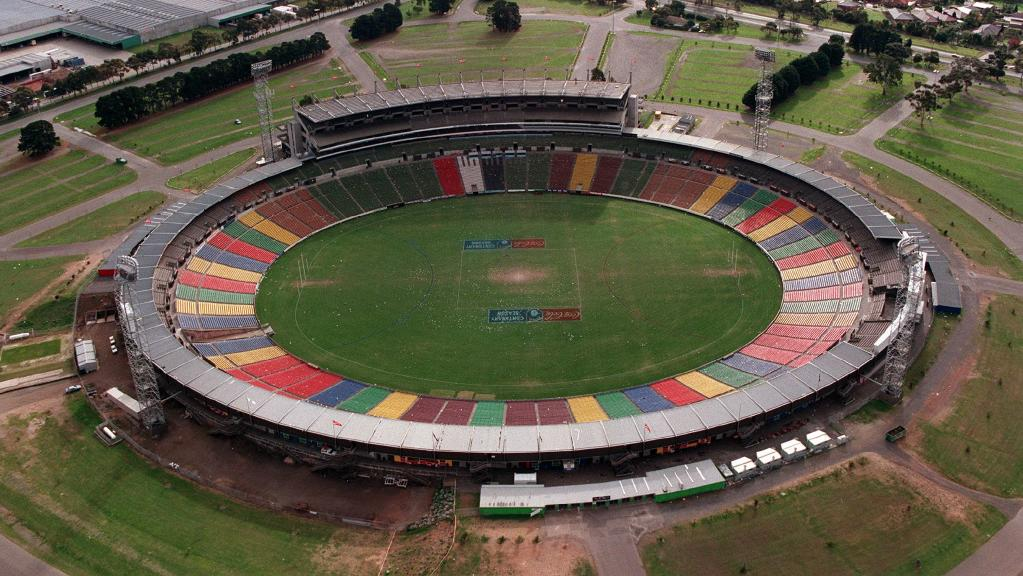
#> input picture .claude/review/waverley_park/source/ref.jpg, 1023 x 576 px, given in place of sat_far.png, which was not available
$ python py_landuse.py out.png
#> lines starting #> are read from the running program, lines starting #| are printed output that depends on the picture; after the words box and inside, x2 and y2 are one past the last pixel; in counts of white or black regions, pixels touching at a corner belong together
"""Land-use mask traced from the 60 km reference aerial (data/gmhba/sat_far.png, 30 m/px, never on a model):
0 farm, 1 urban, 2 forest, 3 water. Saves data/gmhba/landuse.npy (2000x2000, row 0 = north) and a preview."""
import os, sys, numpy as np
from PIL import Image, ImageFilter
H = os.path.dirname(os.path.abspath(__file__)); D = os.path.join(H, 'data', 'gmhba')
a = np.asarray(Image.open(os.path.join(D, 'sat_far.png'))).astype(np.float32)
L = a.mean(2); S = a.max(2) - a.min(2)
#> after `S = a.max(2) - a.min(2)`:
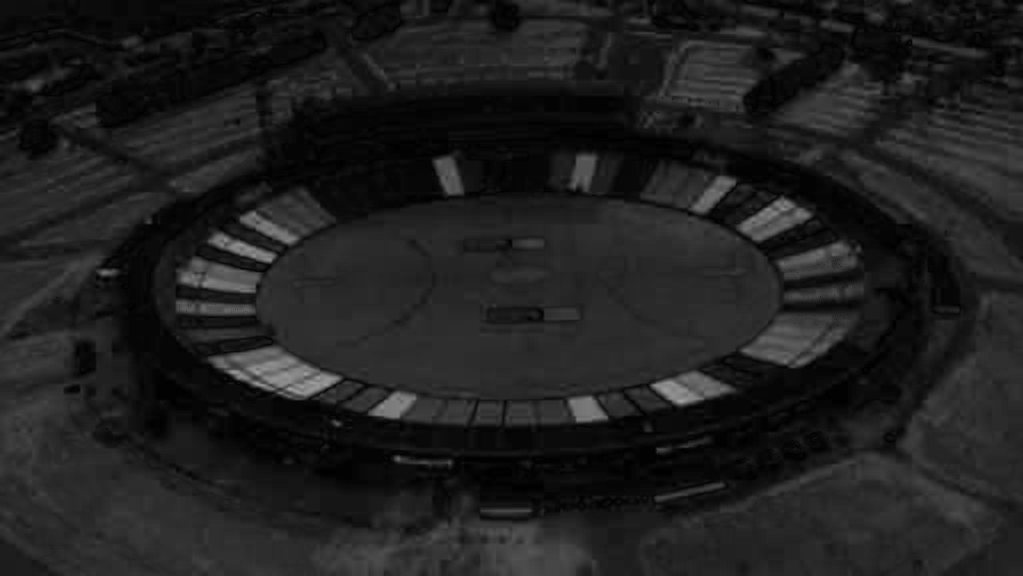
#> S: shape (576, 1023) float32; min 0, max 161, mean 31.2
def box(x, r):
#> called with r = 2
    k = 2 * r + 1; p = np.pad(x.astype(np.float64), r, mode='edge'); c = p.cumsum(0).cumsum(1); c = np.pad(c, ((1, 0), (1, 0)))
#> after `c = p.cumsum(0).cumsum(1)`:
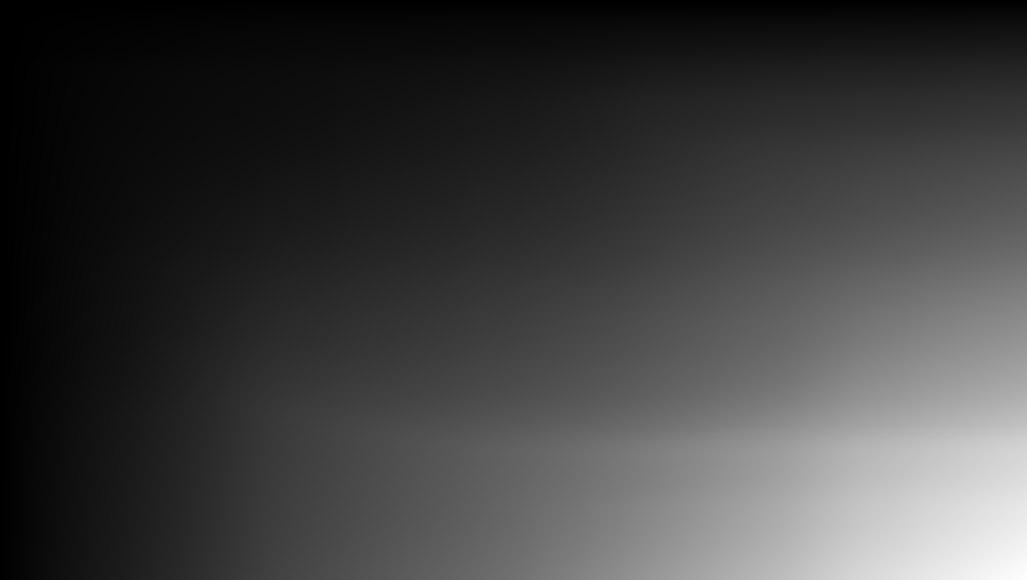
#> c: shape (580, 1027) float64; min 23409, max 5.63e+09, mean 1.4e+09; drawn with min black and max white
    return (c[k:, k:] - c[:-k, k:] - c[k:, :-k] + c[:-k, :-k]) / (k * k)
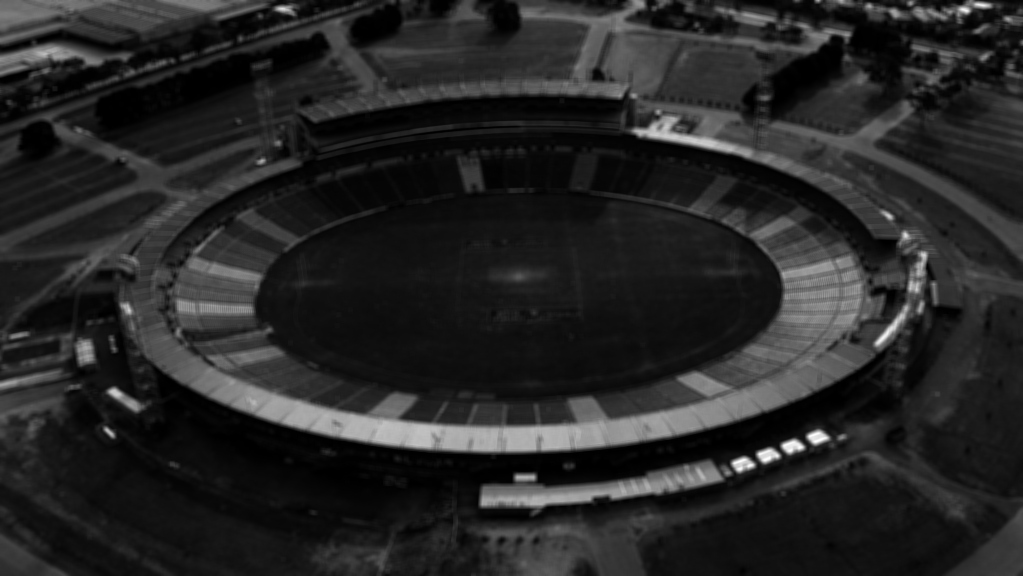
#> returned value: shape (576, 1023) float64; min 14.38, max 61884.4, mean 9450.6; drawn with min black and max white
sd = np.sqrt(np.maximum(box(L * L, 2) - box(L, 2) ** 2, 0))
#> call 2 of box, with r = 2
#> in box (call 2), `k = 2 * r + 1`: k = 5
#> in box (call 2), `p = np.pad(x.astype(np.float64), r, mode='edge')`:
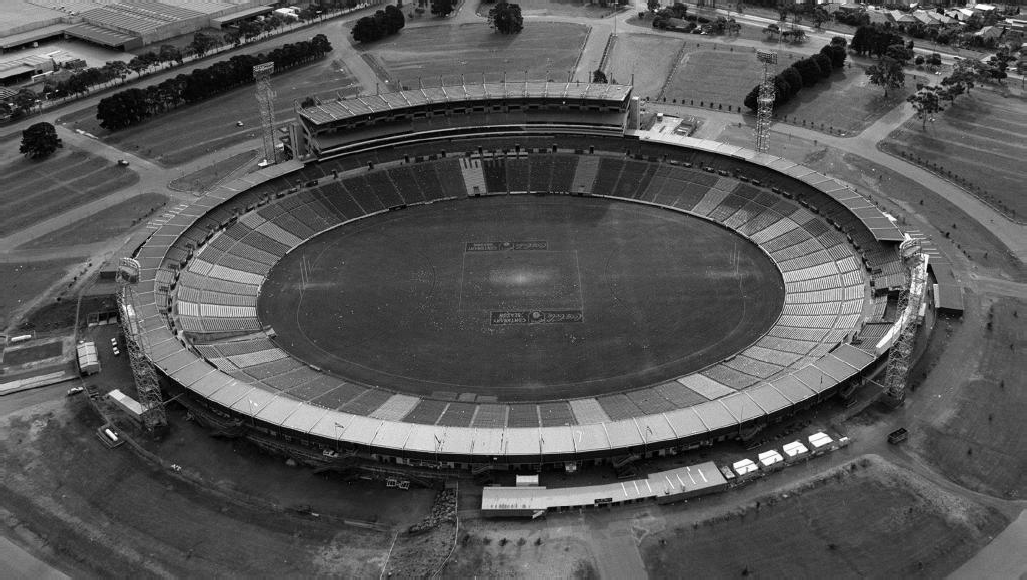
#> p: shape (580, 1027) float64; min 0, max 254.7, mean 86.4
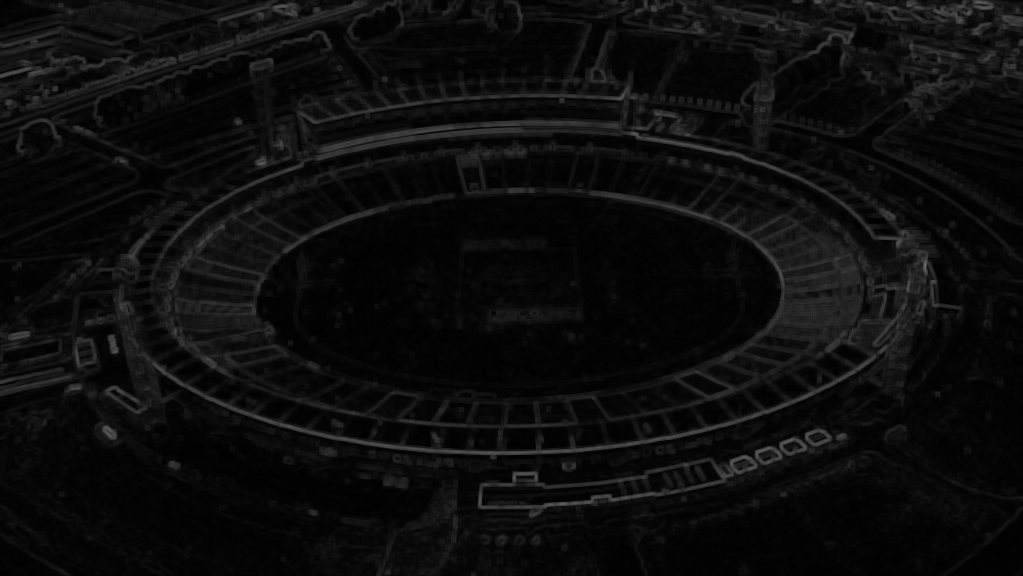
#> sd: shape (576, 1023) float64; min 0.353, max 105.7, mean 13.1
water = (a[..., 2] > a[..., 0] + 4) & (L < 90) & (sd < 8)
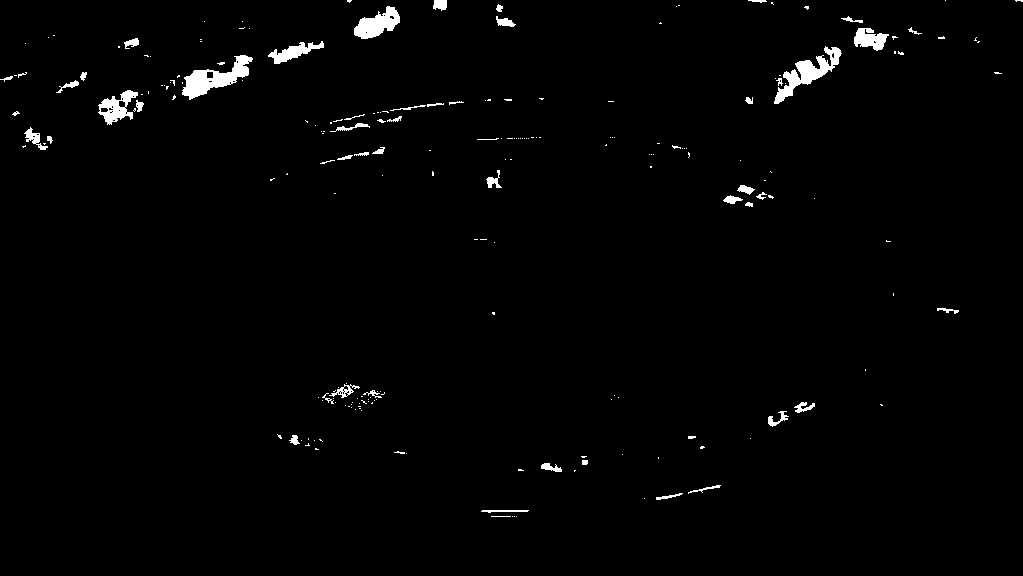
#> water: shape (576, 1023) bool; 1.4% white; 216 white regions (164 under 20 px), largest, box (x1, y1, x2, y2) and area: (182, 55, 253, 100) 1256, (774, 46, 842, 104) 1181, (354, 6, 400, 39) 838
forest = (L < 62) & (a[..., 1] >= a[..., 0] - 2) & ~water
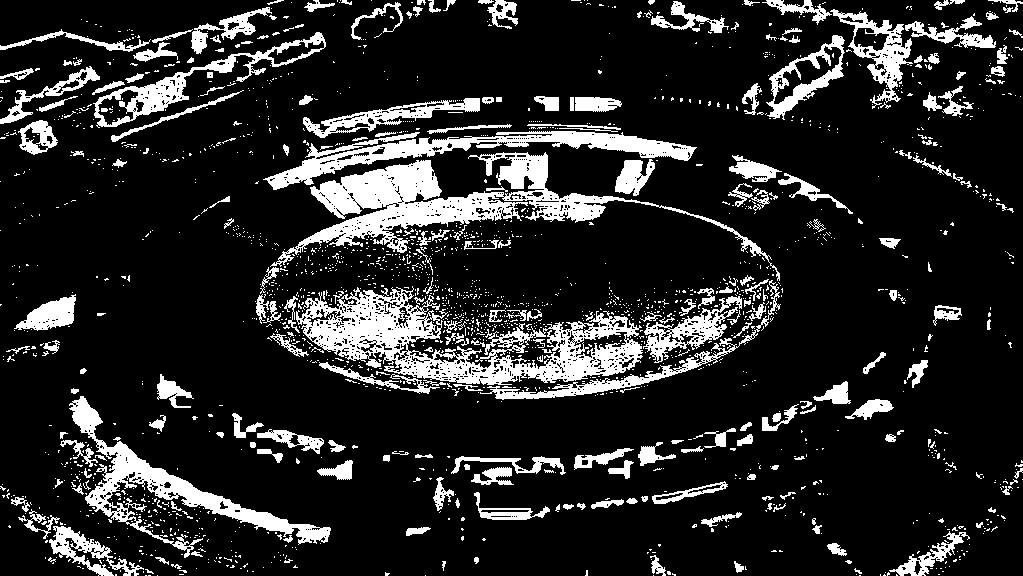
#> forest: shape (576, 1023) bool; 15.6% white; 2030 white regions (1783 under 20 px), largest, box (x1, y1, x2, y2) and area: (296, 286, 643, 385) 12946, (270, 152, 780, 281) 12927, (69, 396, 331, 558) 6384
#> (the run stopped early here; a loop or call above may not have finished)

$ run again, on .claude/review/waverley_park/source/sat_esri.jpg
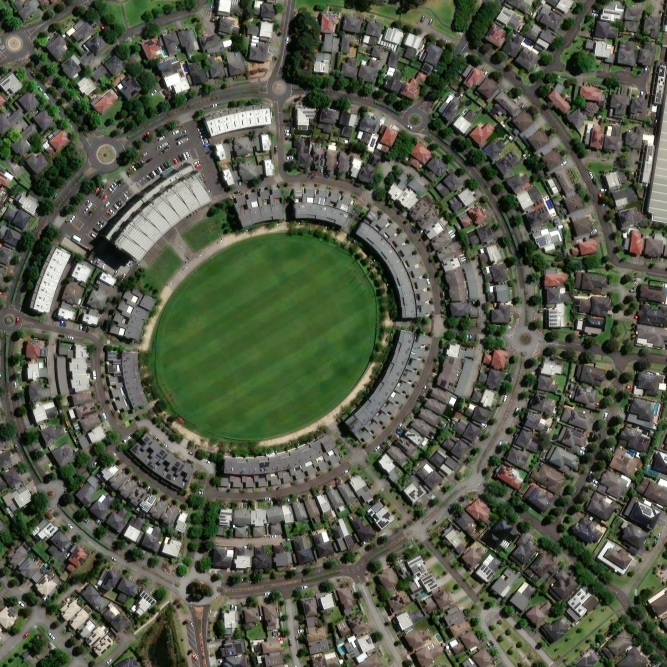
#> input picture .claude/review/waverley_park/source/sat_esri.jpg, 2000 x 2000 px, given in place of sat_far.png, which was not available (shown at 1/3 size)
#> c: shape (2005, 2005) float64
#> c: shape (2004, 2004) float64
#> c: shape (2005, 2005) float64
#> `water = (a[..., 2] > a[..., 0] + 4) & (L < 90) & (sd < 8)`:
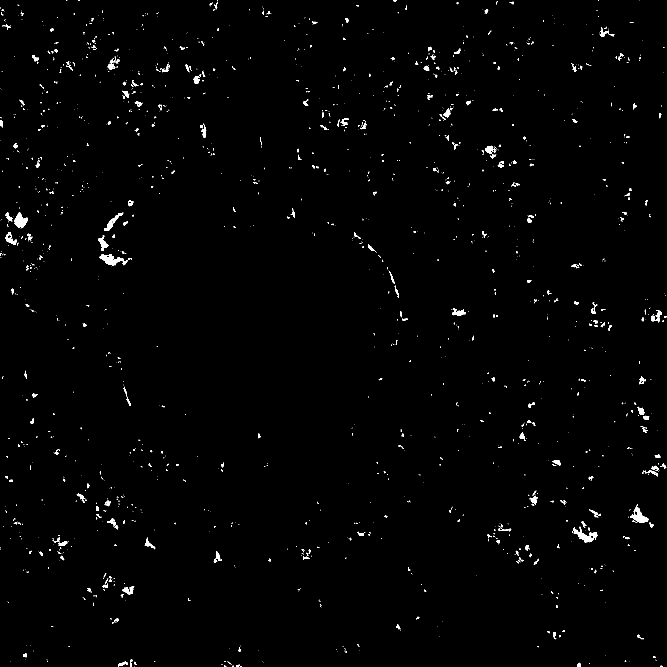
#> water: shape (2000, 2000) bool (shown at 1/3 size); 0.87% white; 1755 white regions (1419 under 20 px), largest, box (x1, y1, x2, y2) and area: (1719, 1580, 1792, 1628) 1192, (299, 763, 370, 798) 1190, (1890, 1512, 1947, 1569) 1160
#> `forest = (L < 62) & (a[..., 1] >= a[..., 0] - 2) & ~water`:
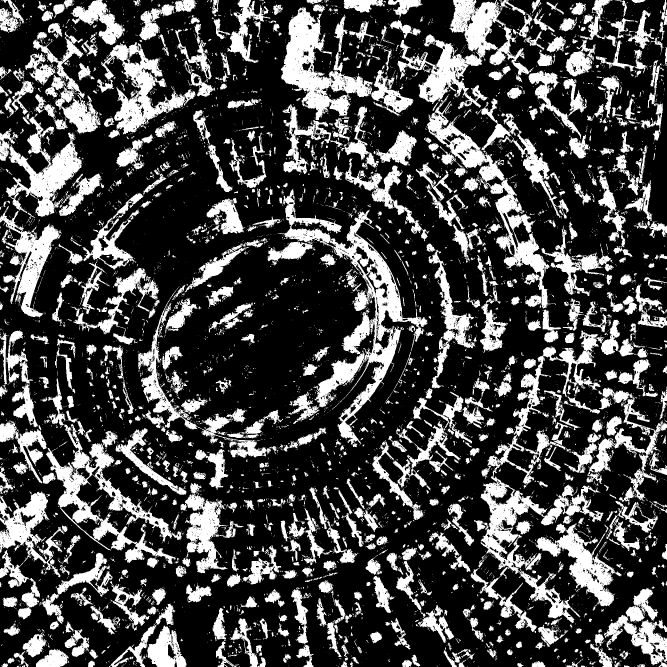
#> forest: shape (2000, 2000) bool (shown at 1/3 size); 27.8% white; 8012 white regions (6612 under 20 px), largest, box (x1, y1, x2, y2) and area: (832, 567, 1282, 1342) 46444, (1192, 0, 1598, 328) 41454, (1441, 1427, 1810, 1869) 35486
